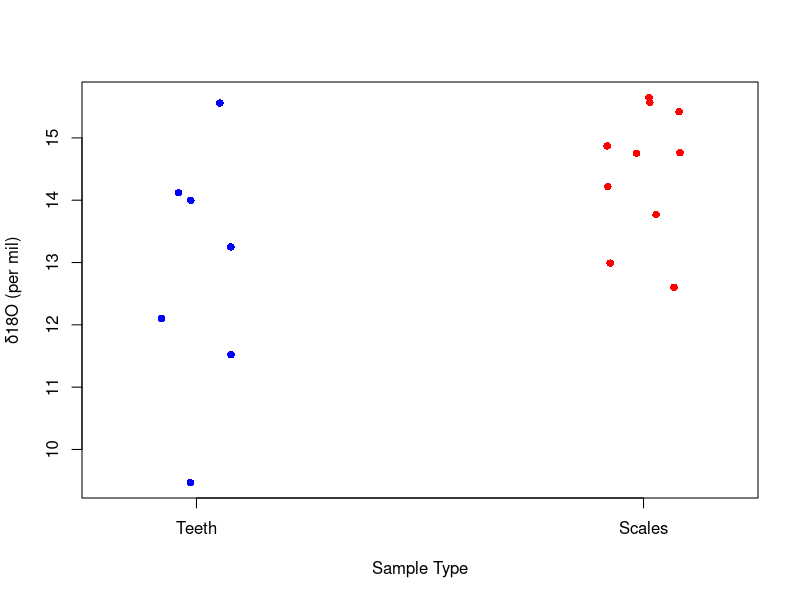

Recreate this plot in R.
## ---- chunk 1
knitr::opts_chunk$set(echo = TRUE)
library(ggplot2)
library(dplyr)
## ---- chunk 2
setwd("/Users/allen/Documents/GitHub/1075_Vertebrate_d18Op/Data")
V1075_BySpec <- read.csv("V1075_BySpec.csv")
raw <- read.csv("V1075_PhosphateData_8-18-23_copy.csv")
NIST120c <- read.csv("V1075_NIST120c.csv")

# Remove d18OVSMOW column from V1075_BySpec, this column is an artifact
V1075_BySpec <- V1075_BySpec %>% select(-d18O..VSMOW.)

## ---- chunk 3
# subset the Glyptops, Neosuchian G, and gar
  
  # gar first
    gar <- V1075_BySpec[which(V1075_BySpec$Taxon == "Lepisosteids"),]
    # test it (should be 17 rows)
      nrow(gar)
    
    #subset gar teeth vs gar scales
    gar_teeth <- gar[which(gar$Element.type == "tooth"),]
    # test it (should be 7 rows)
    nrow(gar_teeth)
    # now scales
    gar_scales <- gar[which(gar$Element.type == "ganoid scale"),]
    # test it (should be 10)
    nrow(gar_scales)
    
  # now Glyptops
    turtle <- V1075_BySpec[which((V1075_BySpec$Taxon == "Glyptops sp.")),]
    # test it (should be 7 rows)
    nrow(turtle)
    
  # now Neosuchian G
    croc_g <- V1075_BySpec[which((V1075_BySpec$Taxon == "Neosuchian G")),]
    # test it (should be 12 rows)
    nrow(croc_g)
    
# plotting gar data to look at distributions
# need to decide whether to include teeth or not
    # Combine the data into a list
data <- list(Teeth = gar_teeth$d18O, Scales = gar_scales$d18O)

# Create a strip chart
stripchart(data,
           vertical = TRUE,            # Make the plot vertical
           method = "jitter",          # Add jitter to avoid overlap
           col = c("blue", "red"),     # Colors for teeth and scales
           pch = 16,                   # Use filled circles for points
           xlab = "Sample Type",       # X-axis label
           ylab = "δ18O (per mil)")    # Y-axis label

## ---- chunk 4
# from turtle
    # d18Owater <- 1.01 *(d18O..VSMOW.) - 22.3 #Barrick et al. (1999)
    
    mean_turtle_d18Op <- mean(turtle$d18O)
    turtle_water <- 1.01 *(mean_turtle_d18Op) - 22.3
     # I am satisfied with this value, it is consistent

#from croc
    # d18Owater <- 0.82 * V1075_BySpec$d18O - 19.93

    mean_crocg_d18Op <- mean(croc_g$d18O)
    croc_water <- 0.82 * mean_crocg_d18Op - 19.93
    
    # I am happy with this value, it is consistent
    
## ---- chunk 5
# dual-taxon temperature --------------------------------------------------
# first NIST120c
    NIST120c_mean <- mean(NIST120c$d.18O.16O)
# gar scale temp
    mean_d18Op_gar_scales <- mean(gar_scales$d18O)
    temp_TurtleFishscales <- 118.7 - 4.22*((mean_d18Op_gar_scales  +(22.6 - NIST120c_mean)) - turtle_water) 
    
# gar teeth temp
    mean_d18Op_gar_teeth <- mean(gar_teeth$d18O)
    temp_TurtleFishteeth <- 118.7 - 4.22*((mean_d18Op_gar_teeth  +(22.6 - NIST120c_mean)) - turtle_water) 
    
# gar all
    mean_d18Op_gar_all <- mean(gar$d18O)
    temp_TurtleFishall <- 118.7 - 4.22*((mean_d18Op_gar_all  +(22.6 - NIST120c_mean)) - turtle_water) 
    
# Print the formatted message
cat(sprintf("Temp using gar scales: %.2f, Temp using gar teeth: %.2f, Temp using all gar data: %.2f\n",
            temp_TurtleFishscales, temp_TurtleFishteeth, temp_TurtleFishall))
